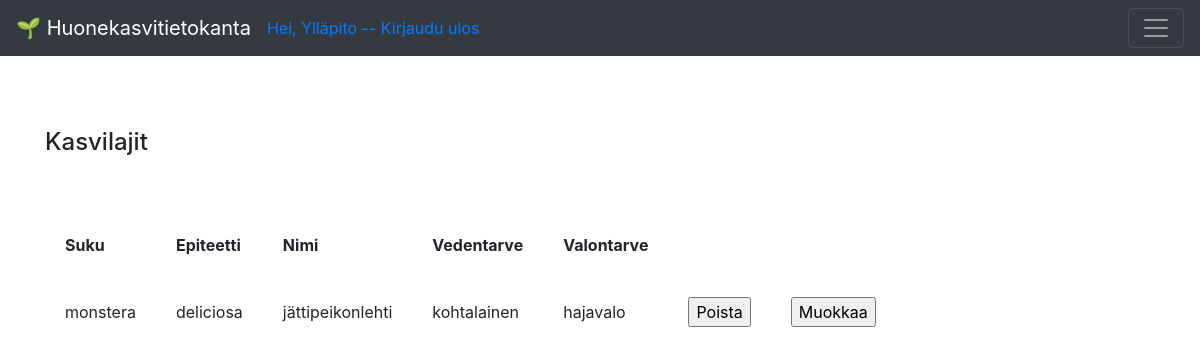
/species (signed in), run on the app's committed database.
### application/auth/models.py (models this page shows, shortened)
class User(db.Model):
    __tablename__ = "account"
    id = db.Column(db.Integer, primary_key=True)
    date_created = db.Column(db.DateTime, default=db.func.current_timestamp())
    name = db.Column(db.String(144), nullable=False)
    username = db.Column(db.String(144), nullable=False, unique=True)
    password = db.Column(db.String(144), nullable=False)
    plants = db.relationship("Plant", backref='account', lazy=True)

### application/species/models.py (models this page shows, shortened)
class Species(Base):
    __tablename__ = "species"
    genus = db.Column(db.String(144), nullable=False)
    epithet = db.Column(db.String(144), nullable=False)
    water = db.Column(db.String(144), nullable=False)
    light = db.Column(db.String(144), nullable=False)
    plants = db.relationship('Plant', backref='plant_species', lazy=True)

### application/species/views.py (the view)
@app.route("/species", methods=["GET"])
@login_required(role = "ANY")
def species_index():
    return render_template("species/list.html", species = Species.query.all())

### application/__init__.py (called while the page is built)
def login_required(role = "ANY"):
    def wrapper(fn):
        @wraps(fn)
        def decorated_view(*args, **kwargs):
            if not current_user:
                return login_manager.unauthorized()
            if not current_user.is_authenticated:
                return login_manager.unauthorized()
            unauthorized = False
            if not role == "ANY":
                unauthorized = True
                for user_role in current_user.userrole():
                    if user_role == role:
                        unauthorized = False
                        break
            if unauthorized:
                return login_manager.unauthorized()
            return fn(*args, **kwargs)
        return decorated_view
    return wrapper

@login_manager.user_loader
def load_user(user_id):
    return User.query.get(user_id)

### application/templates/species/list.html
{% extends "layout.html" %}
{% block body %}
<h4>Kasvilajit</h4>
<br>
<br>
  <table cellpadding="20">
    <tr>
      <th>Suku</th>
      <th>Epiteetti</th>
      <th>Nimi</th>
      <th>Vedentarve</th>
      <th>Valontarve</th>
    </tr>
    {% for species in species %}
    <tr>
      <td>{{ species.genus }}</td>
      <td>{{ species.epithet }}</td>
      <td>{{ species.name }}</td>
      <td>{{ species.water }}</td>
      <td>{{ species.light }}</td>
      <td>
          {% if current_user.id == 1 %}
          <form method="POST" action="{{ url_for('species_delete', species_id=species.id) }}">
            <input type="submit" value="Poista"/>
          </form>
              </td>
              <td>
                  <form method="POST" action="{{ url_for('species_edit', species_id=species.id) }}">
                    <input type="submit" value="Muokkaa"/>
                  </form>
                      </td>
                      {% endif %}
      <td>
            </td>
    </tr>
    {% endfor %}
  </table>
{% endblock %}

### application/templates/layout.html (shortened to what this page needs)
<!DOCTYPE html>
<html>
  <head>
    <link rel="stylesheet"
          href= "https://stackpath.bootstrapcdn.com/bootstrap/4.3.1/css/bootstrap.min.css">
  </head>
  <body>
<nav class="navbar navbar-dark bg-dark">
    <a class="navbar-brand" href="#">&#127793; Huonekasvitietokanta</a>
    {% if current_user.is_authenticated %}
        <a href="{{ url_for('auth_logout') }}">Hei, {{ current_user.name }} -- Kirjaudu ulos</a>
        {% else %}
        </li><a class= "nav-link" href="{{ url_for('auth_login') }}">Kirjaudu sisään</a>
        <a class="nav-link" href="{{ url_for('auth_new') }}">Luo tunnus</a>
        {% endif %}
    <button class="navbar-toggler ml-auto"
                type="button"
                data-toggle="collapse"
                data-target="#navbarSupportedContent1">
            <span class="navbar-toggler-icon my-toggler">
          </span>
        </button>
  </nav>
<main role="main" class="container">
    <br>
    <br>
    <br>
    {% block body %}{% endblock %}
  </body>
</html>

### data on the page
User: name "Ylläpito"
Species: genus "monstera", epithet "deliciosa", name "jättipeikonlehti", water "kohtalainen", light "hajavalo"
